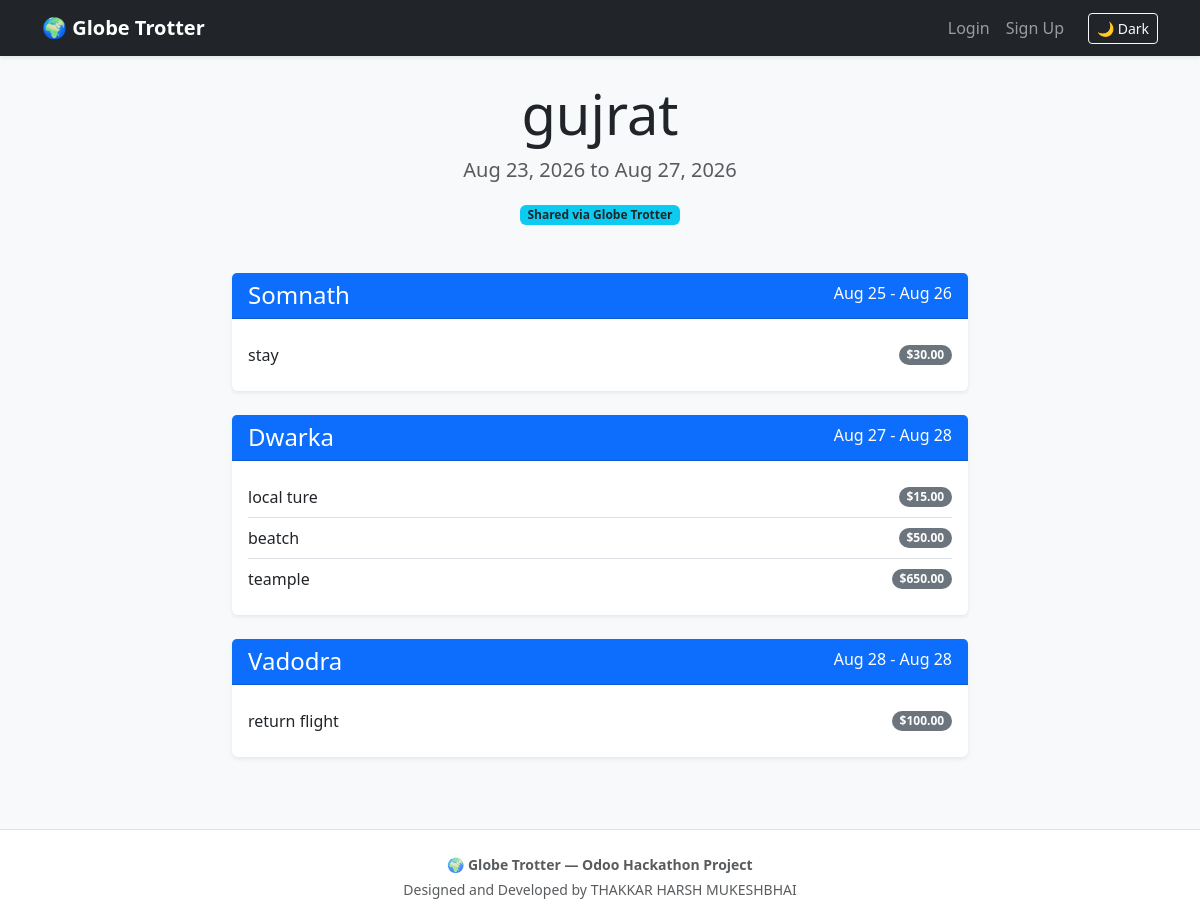
/share/1, run on the app's committed database.
### app/models.py (models this page shows)
class Trip(db.Model):
    id = db.Column(db.Integer, primary_key=True)
    user_id = db.Column(db.Integer, db.ForeignKey('user.id'), nullable=False) # Links the trip to the user
    title = db.Column(db.String(100), nullable=False)
    description = db.Column(db.Text, nullable=True)
    start_date = db.Column(db.Date, nullable=False)
    end_date = db.Column(db.Date, nullable=False)
    created_at = db.Column(db.DateTime, default=datetime.utcnow)
    stops = db.relationship('Stop', backref='trip', lazy=True, cascade="all, delete-orphan")

class Stop(db.Model):
    id = db.Column(db.Integer, primary_key=True)
    trip_id = db.Column(db.Integer, db.ForeignKey('trip.id'), nullable=False) # Links the stop to a trip
    city_name = db.Column(db.String(100), nullable=False)
    arrival_date = db.Column(db.Date, nullable=False)
    departure_date = db.Column(db.Date, nullable=False)
    activities = db.relationship('Activity', backref='stop', lazy=True, cascade="all, delete-orphan")

class Activity(db.Model):
    id = db.Column(db.Integer, primary_key=True)
    stop_id = db.Column(db.Integer, db.ForeignKey('stop.id'), nullable=False) # Links activity to a stop
    name = db.Column(db.String(150), nullable=False)
    cost = db.Column(db.Float, default=0.0)
    activity_date = db.Column(db.Date, nullable=False)

### app/routes.py (the view)
@auth.route('/share/<int:trip_id>')
def share_trip(trip_id):
    trip = Trip.query.get_or_404(trip_id)
    stops = Stop.query.filter_by(trip_id=trip.id).order_by(Stop.arrival_date).all()
    return render_template('share_trip.html', trip=trip, stops=stops)

### app/templates/share_trip.html
{% extends "base.html" %}
{% block content %}
<div class="text-center mb-5 mt-4">
    <h1 class="display-4">{{ trip.title }}</h1>
    <p class="lead text-muted">
        {{ trip.start_date.strftime('%b %d, %Y') }} to {{ trip.end_date.strftime('%b %d, %Y') }}
    </p>
    <span class="badge bg-info text-dark">Shared via Globe Trotter</span>
</div>
<div class="row justify-content-center">
    <div class="col-md-8">
        {% if stops %}
            <div class="timeline">
                {% for stop in stops %}
                <div class="card mb-4 shadow-sm border-0">
                    <div class="card-header bg-primary text-white d-flex justify-content-between">
                        <h4 class="mb-0">{{ stop.city_name }}</h4>
                        <span>{{ stop.arrival_date.strftime('%b %d') }} - {{ stop.departure_date.strftime('%b %d') }}</span>
                    </div>
                    <div class="card-body">
                        {% if stop.activities %}
                            <ul class="list-group list-group-flush">
                                {% for activity in stop.activities %}
                                <li class="list-group-item d-flex justify-content-between align-items-center px-0">
                                    {{ activity.name }}
                                    <span class="badge bg-secondary rounded-pill">${{ "%.2f"|format(activity.cost) }}</span>
                                </li>
                                {% endfor %}
                            </ul>
                        {% else %}
                            <p class="text-muted mb-0">Exploring the city...</p>
                        {% endif %}
                    </div>
                </div>
                {% endfor %}
            </div>
        {% else %}
            <div class="text-center p-5">
                <h5 class="text-muted">The itinerary is still being planned!</h5>
            </div>
        {% endif %}
    </div>
</div>
{% endblock %}

### app/templates/base.html (style rules this page uses)
body { transition: background-color 0.3s ease, color 0.3s ease; }

### data on the page
Trip: title "gujrat", start_date "Aug 23, 2026", end_date "Aug 27, 2026"
Stop: city_name "Somnath", arrival_date "Aug 25", departure_date "Aug 26"
Activity: name "stay", cost "30.00"
Stop: city_name "Dwarka", arrival_date "Aug 27", departure_date "Aug 28"
Activity: name "local ture", cost "15.00"
Activity: name "beatch", cost "50.00"
Activity: name "teample", cost "650.00"
Stop: city_name "Vadodra", arrival_date "Aug 28", departure_date "Aug 28"
Activity: name "return flight", cost "100.00"
